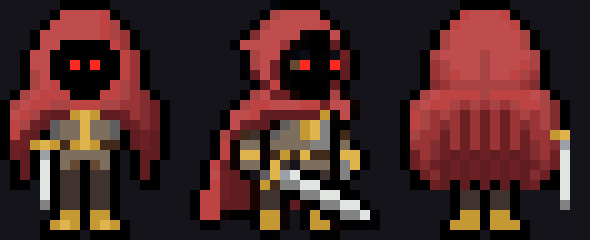

Reproduce this figure in Python.
# Héroe de frente y de espaldas, versión 2 (pedido del usuario 2026-10-16: "de frente es medio cabezón; estilizar la
# capucha y el personaje"; 2026-10-17: "que conserven los rasgos del de costado"). Se dibujan copiando al de costado
# (idle): mismo alto (24 filas), capucha redonda de 9 filas con la abertura oscura y los dos ojos juntos, hombros de capa,
# broche dorado, túnica gris con cinturón dorado, capa hasta la rodilla y botas doradas. Luz desde la izquierda.
# Uso: python docs/arte/heroe-v2-preview.py  →  docs/arte/heroe-v2-preview.png (frente nuevo, costado, espalda nueva)
import re, os, json
from PIL import Image

HERE = os.path.dirname(os.path.abspath(__file__))
src = open(os.path.join(HERE, '..', '..', 'js', 'towerHeroArt.js'), encoding='utf-8').read()
PAL = json.loads(re.search(r'pal: (\{.*?\})', src).group(1))
def frame(name): return re.findall(r"'([^']*)'", re.search(name + r": \{ ax: [\d.]+, rows: \[(.*?)\]", src, re.S).group(1))

FRONT = [
    "......AAAAA......",  # capucha: misma cúpula que el de costado
    ".....AZZZZXA.....",
    "....AZZZZZXWA....",
    "...AZZZZZZXWUA...",
    "...AZZAAAAAXUA...",  # abertura de la cara
    "..AZZAAAAAAAXUA..",
    "..AZZAA!A!AAXUA..",  # ojos juntos, como de costado
    "..AWZAAAAAAAXUA..",
    "..AWZXAAAAAXWUA..",
    ".AWZXXXAAAXXWUSA.",  # hombros de capa
    "AWZXXWWXXXWWUUSRA",
    "AZXWRPPbcbPPRUSRA",  # capa abierta con el broche dorado
    "AXWRPVYYcYYVPRSRA",  # túnica gris
    "AXRPAVYYcYYVAPRPA",
    "ARRPAOObcbOOAPRPA",  # cinturón con hebilla
    "ARPA.AYYYYYA.APPA",
    ".APA.AYTATYA.APA.",
    ".APA.AQQAQQA.APA.",  # la capa baja hasta la rodilla
    ".AA..AQQAQQA..AA.",
    ".....AQQAQQA.....",
    ".....AQQAQQA.....",
    ".....AbbAbbA.....",  # botas doradas
    "....AbcbAbcbA....",
    "....AAAA.AAAA....",
]
SWORD_FRONT = [(14, 3, 'b'), (14, 4, 'c'), (14, 5, 'b')] + [(y, 4, 'd' if y == 15 else 'e') for y in range(15, 20)] + [(20, 4, 'a')]
BACK = [
    "......AAAAA......",
    ".....AXZZZXA.....",
    "....AXZZZZZXA....",
    "...AWZZZZZZZWA...",
    "...AWZZZZZZZWA...",
    "..AWZZZZWZZZZWA..",  # costura de la capucha
    "..AUWZZZWZZZXWA..",
    "..AUWXZZWZZXWUA..",
    "..ASUWWWWWWWUSA..",
    ".AWZXXXXWXXXXZWA.",  # hombros de capa
    "AWZXXWUWUWUWXXWSA",
    "AXWUWURURURUWUWSA",  # pliegues de la capa
    "AXWUSURURURUSUWSA",
    "AWUURURURURURUUSA",
    "AUUSRURURURURSUSA",
    "ARUSRPRPRPRPRSURA",
    "ARSRPRPRPRPRPRSRA",
    ".ARSPRPRPRPRPSRA.",
    ".AARPAPAPAPAPRAA.",
    ".....AQQAQQA.....",
    ".....AQQAQQA.....",
    ".....AbbAbbA.....",
    "....AbbbAbbbA....",
    "....AAAA.AAAA....",
]
SWORD_BACK = [(13, 15, 'b'), (13, 16, 'c')] + [(y, 16, 'd' if y == 14 else 'e') for y in range(14, 20)] + [(20, 16, 'a')]

def build(rows, sword):
    rows = [list(r) for r in rows]
    for y, x, c in sword: rows[y][x] = c
    return [''.join(r) for r in rows]
side = frame('idle')
assert all(len(r) == 17 for r in FRONT + BACK) and len(FRONT) == len(BACK) == len(side)
new = {'frontIdle': build(FRONT, SWORD_FRONT), 'backIdle': build(BACK, SWORD_BACK)}

S = 10
def img(rows):
    im = Image.new('RGBA', (len(rows[0]) * S, len(rows) * S), (21, 20, 26, 255))
    for y, r in enumerate(rows):
        for x, c in enumerate(r):
            if c in PAL: im.paste(Image.new('RGBA', (S, S), PAL[c]), (x * S, y * S))
    return im
ims = [img(r) for r in (new['frontIdle'], side, new['backIdle'])]
W = sum(i.width for i in ims) + 20 * len(ims); H = max(i.height for i in ims)
sheet = Image.new('RGBA', (W, H), (21, 20, 26, 255)); x = 0
for i in ims: sheet.paste(i, (x, H - i.height)); x += i.width + 20
sheet.save(os.path.join(HERE, 'heroe-v2-preview.png'))
json.dump(new, open(os.path.join(HERE, 'heroe-v2.json'), 'w'), indent=1)
print('ok')
